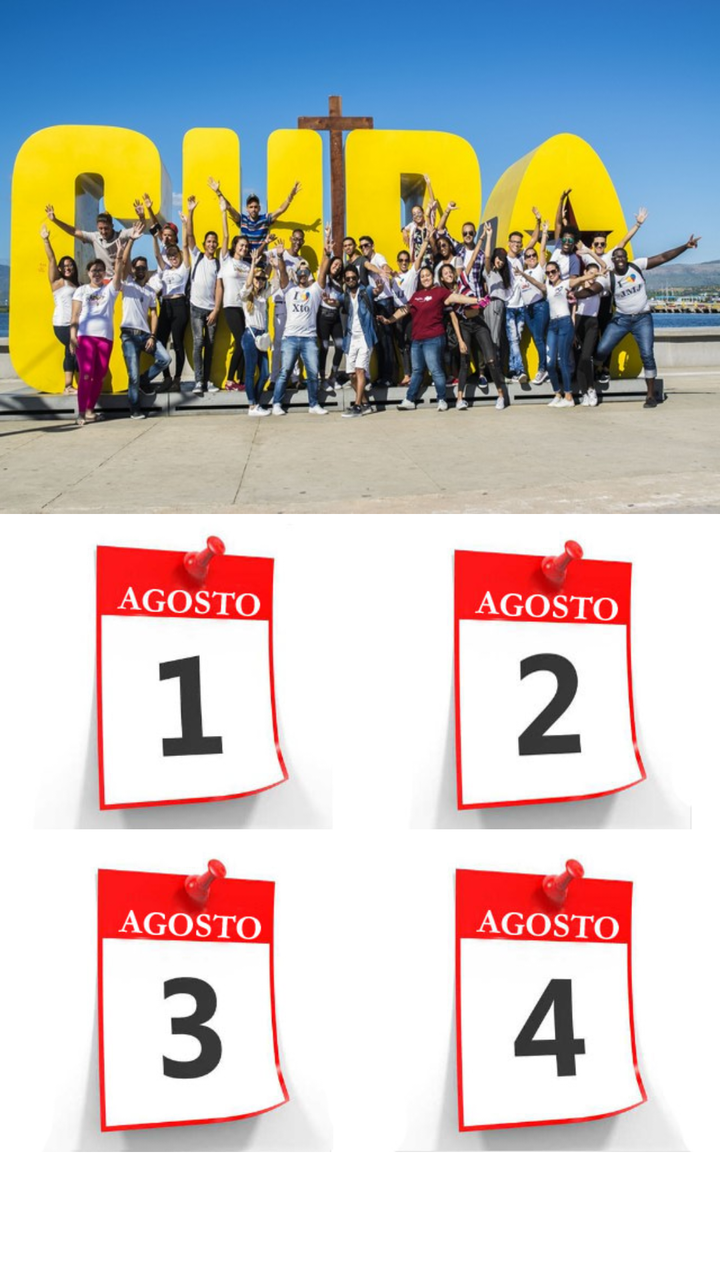
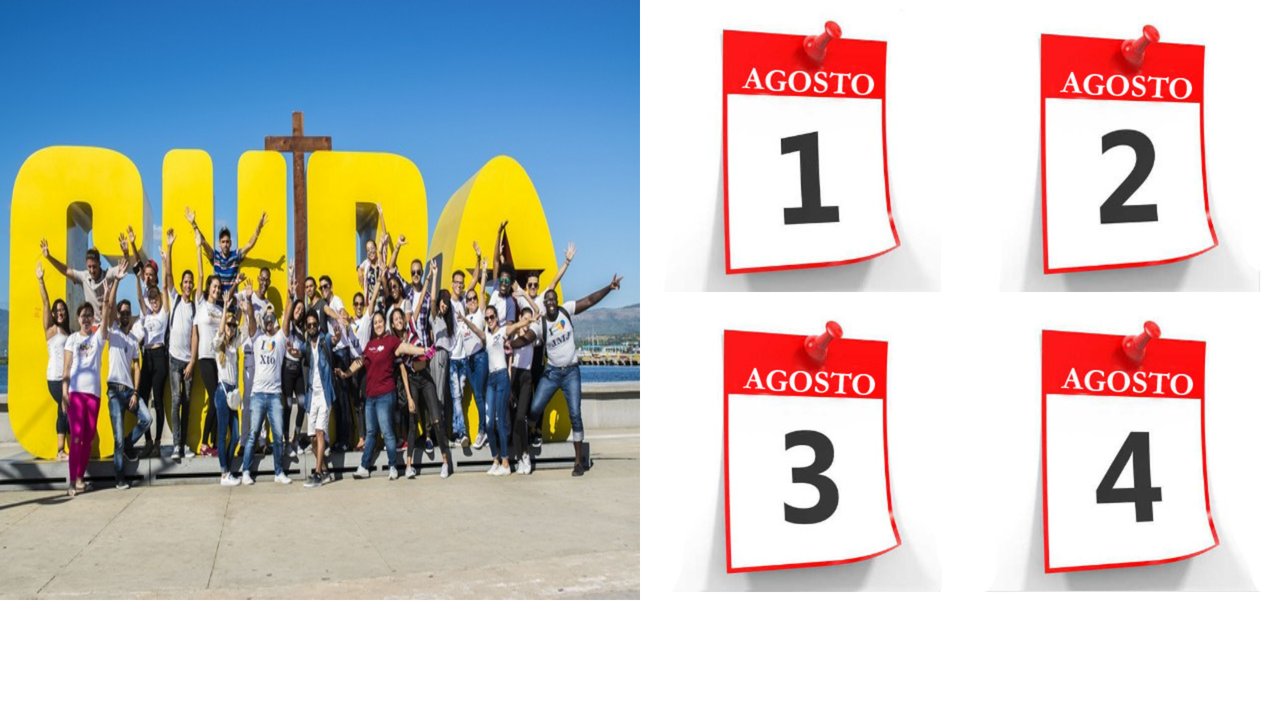

An Android layout and its configuration variant, each rendered on a device that would load it. The default file and the variant file are quoted in full after the pictures.
<!-- AndroidManifest.xml: application theme AppTheme -->
<!-- res/layout/fragmento_eventos.xml -->
<?xml version="1.0" encoding="utf-8"?>
<android.support.constraint.ConstraintLayout xmlns:android="http://schemas.android.com/apk/res/android"
    xmlns:app="http://schemas.android.com/apk/res-auto"
    xmlns:tools="http://schemas.android.com/tools"
    android:layout_width="match_parent"
    android:layout_height="match_parent"
    android:background="@color/colorBlanco"
    tools:context=".Actividad_Evento"
    android:id="@+id/frg_presentacion"
    >


    <RelativeLayout
        android:layout_width="0dp"
        android:layout_height="0dp"
        app:layout_constraintDimensionRatio="H,7:5"
        app:layout_constraintEnd_toEndOf="parent"
        app:layout_constraintStart_toStartOf="parent"
        app:layout_constraintTop_toTopOf="parent"
        android:id="@+id/rel_video"
        android:fitsSystemWindows="true"
        >
        <ImageView
            android:id="@+id/video_monsennor"
            android:layout_width="match_parent"
            android:layout_height="match_parent"
            android:src="@mipmap/foto19"
            android:scaleType="fitXY"
            android:fitsSystemWindows="true"
            />


    </RelativeLayout>




    <android.support.constraint.ConstraintLayout
        android:layout_width="match_parent"
        android:layout_height="0dp"
        app:layout_constraintTop_toBottomOf="@+id/rel_video"
        app:layout_constraintBottom_toBottomOf="parent"
        android:layout_marginBottom="60dp"
        >

        <ImageView
            android:src="@mipmap/agosto1"
            app:layout_constraintTop_toTopOf="parent"
            app:layout_constraintLeft_toLeftOf="parent"
            app:layout_constraintRight_toLeftOf="@+id/fecha_2_ago"
            app:layout_constraintBottom_toTopOf="@+id/fecha_3_ago"
            android:layout_height="0dp"
            android:layout_width="0dp"
            android:id="@+id/fecha_1_ago"
            android:padding="4dp"
            />


    <ImageView
        android:src="@mipmap/agosto2"
        app:layout_constraintTop_toTopOf="parent"
        app:layout_constraintLeft_toRightOf="@+id/fecha_1_ago"
        app:layout_constraintRight_toRightOf="parent"
        app:layout_constraintBottom_toTopOf="@+id/fecha_3_ago"
        android:layout_height="0dp"
        android:layout_width="0dp"
        android:id="@+id/fecha_2_ago"
        android:padding="4dp"
        />

    <ImageView
        android:src="@mipmap/agosto3"
        app:layout_constraintTop_toBottomOf="@+id/fecha_1_ago"
        app:layout_constraintLeft_toLeftOf="parent"
        app:layout_constraintRight_toLeftOf="@+id/fecha_4_ago"
        app:layout_constraintBottom_toBottomOf="parent"
        android:layout_height="0dp"
        android:layout_width="0dp"
        android:id="@+id/fecha_3_ago"
        app:layout_constraintVertical_bias="0.2"
        android:padding="4dp"
        />

    <ImageView
        android:src="@mipmap/agosto4"
        app:layout_constraintTop_toBottomOf="@+id/fecha_1_ago"
        app:layout_constraintLeft_toRightOf="@+id/fecha_1_ago"
        app:layout_constraintRight_toRightOf="parent"
        app:layout_constraintBottom_toBottomOf="parent"
        android:layout_height="0dp"
        android:layout_width="0dp"
        android:id="@+id/fecha_4_ago"
        app:layout_constraintVertical_bias="0.2"
        android:padding="4dp"
        />
    </android.support.constraint.ConstraintLayout>

</android.support.constraint.ConstraintLayout>
<!-- resources referenced by this layout -->
<resources>
  <color name="colorBlanco">#FFF</color>
  <!-- mipmap agosto1: jpg bitmap (mipmap-mdpi, 33166 bytes) -->
  <!-- mipmap agosto2: jpg bitmap (mipmap-mdpi, 34301 bytes) -->
  <!-- mipmap agosto3: png bitmap (mipmap-mdpi, 46232 bytes) -->
  <!-- mipmap agosto4: jpg bitmap (mipmap-mdpi, 34058 bytes) -->
  <!-- mipmap foto19: jpg bitmap (mipmap-mdpi, 116768 bytes) -->
  <style name="AppTheme" parent="Base.Theme.MaterialComponents.Light.DarkActionBar">
  
          <item name="colorPrimary">@color/colorPrimary</item>
          <item name="colorPrimaryDark">@color/colorPrimaryDark</item>
          <item name="colorAccent">@color/colorAccent</item>
          <item name="android:windowBackground">@color/colorBlanco</item>
          <item name="android:textColor">@color/colornegro_700</item>
      </style>
  <color name="colorPrimary">#2075ab</color>
  <color name="colorPrimaryDark">#013184</color>
  <color name="colorAccent">#e40401</color>
  <color name="colornegro_700">#d50a0e11</color>
</resources>
<!-- res/layout-land/fragmento_eventos.xml (the repository's variant of the layout above) -->
<!-- drawn on the phone turned sideways -->
<?xml version="1.0" encoding="utf-8"?>
<android.support.constraint.ConstraintLayout xmlns:android="http://schemas.android.com/apk/res/android"
    xmlns:app="http://schemas.android.com/apk/res-auto"
    xmlns:tools="http://schemas.android.com/tools"
    android:layout_width="match_parent"
    android:layout_height="match_parent"
    android:background="@color/colorBlanco"
    tools:context=".Actividad_Evento"
    android:id="@+id/frg_presentacion"
    >






    <RelativeLayout
        android:layout_width="0dp"
        android:layout_height="0dp"

        app:layout_constraintEnd_toEndOf="parent"
        android:id="@+id/rel_video"
        app:layout_constraintEnd_toStartOf="@+id/scond_const"
        app:layout_constraintStart_toStartOf="parent"
        app:layout_constraintTop_toTopOf="parent"
        android:layout_marginBottom="60dp"
        app:layout_constraintBottom_toBottomOf="parent"


        >
        <ImageView
            android:id="@+id/video_monsennor"
            android:layout_width="match_parent"
            android:layout_height="match_parent"
            android:src="@mipmap/foto19"
            android:scaleType="fitXY"
            />

        <ImageView
            android:id="@+id/playvideo_monsennor"
            android:layout_width="120dp"
            android:layout_height="120dp"
            app:srcCompat="@drawable/ic_play_circle"
android:visibility="gone"
            android:layout_centerInParent="true"
            />
    </RelativeLayout>

    <android.support.constraint.ConstraintLayout
        android:layout_width="0dp"
        android:layout_height="match_parent"
        app:layout_constraintTop_toTopOf="parent"
        app:layout_constraintBottom_toBottomOf="parent"
        android:layout_marginBottom="60dp"
        app:layout_constraintRight_toRightOf="parent"
        app:layout_constraintLeft_toRightOf="@+id/rel_video"
        android:id="@+id/scond_const"
        >

        <ImageView
            android:src="@mipmap/agosto1"
            app:layout_constraintTop_toTopOf="parent"
            app:layout_constraintLeft_toLeftOf="parent"
            app:layout_constraintRight_toLeftOf="@+id/fecha_2_ago"
            app:layout_constraintBottom_toTopOf="@+id/fecha_3_ago"
            android:layout_height="0dp"
            android:layout_width="0dp"
            android:id="@+id/fecha_1_ago"
            android:padding="4dp"
            />


    <ImageView
        android:src="@mipmap/agosto2"
        app:layout_constraintTop_toTopOf="parent"
        app:layout_constraintLeft_toRightOf="@+id/fecha_1_ago"
        app:layout_constraintRight_toRightOf="parent"
        app:layout_constraintBottom_toTopOf="@+id/fecha_3_ago"
        android:layout_height="0dp"
        android:layout_width="0dp"
        android:id="@+id/fecha_2_ago"
        android:padding="4dp"
        />

    <ImageView
        android:src="@mipmap/agosto3"
        app:layout_constraintTop_toBottomOf="@+id/fecha_1_ago"
        app:layout_constraintLeft_toLeftOf="parent"
        app:layout_constraintRight_toLeftOf="@+id/fecha_4_ago"
        app:layout_constraintBottom_toBottomOf="parent"
        android:layout_height="0dp"
        android:layout_width="0dp"
        android:id="@+id/fecha_3_ago"
        app:layout_constraintVertical_bias="0.2"
        android:padding="4dp"
        />

    <ImageView
        android:src="@mipmap/agosto4"
        app:layout_constraintTop_toBottomOf="@+id/fecha_1_ago"
        app:layout_constraintLeft_toRightOf="@+id/fecha_1_ago"
        app:layout_constraintRight_toRightOf="parent"
        app:layout_constraintBottom_toBottomOf="parent"
        android:layout_height="0dp"
        android:layout_width="0dp"
        android:id="@+id/fecha_4_ago"
        app:layout_constraintVertical_bias="0.2"
        android:padding="4dp"
        />
    </android.support.constraint.ConstraintLayout>

</android.support.constraint.ConstraintLayout>
